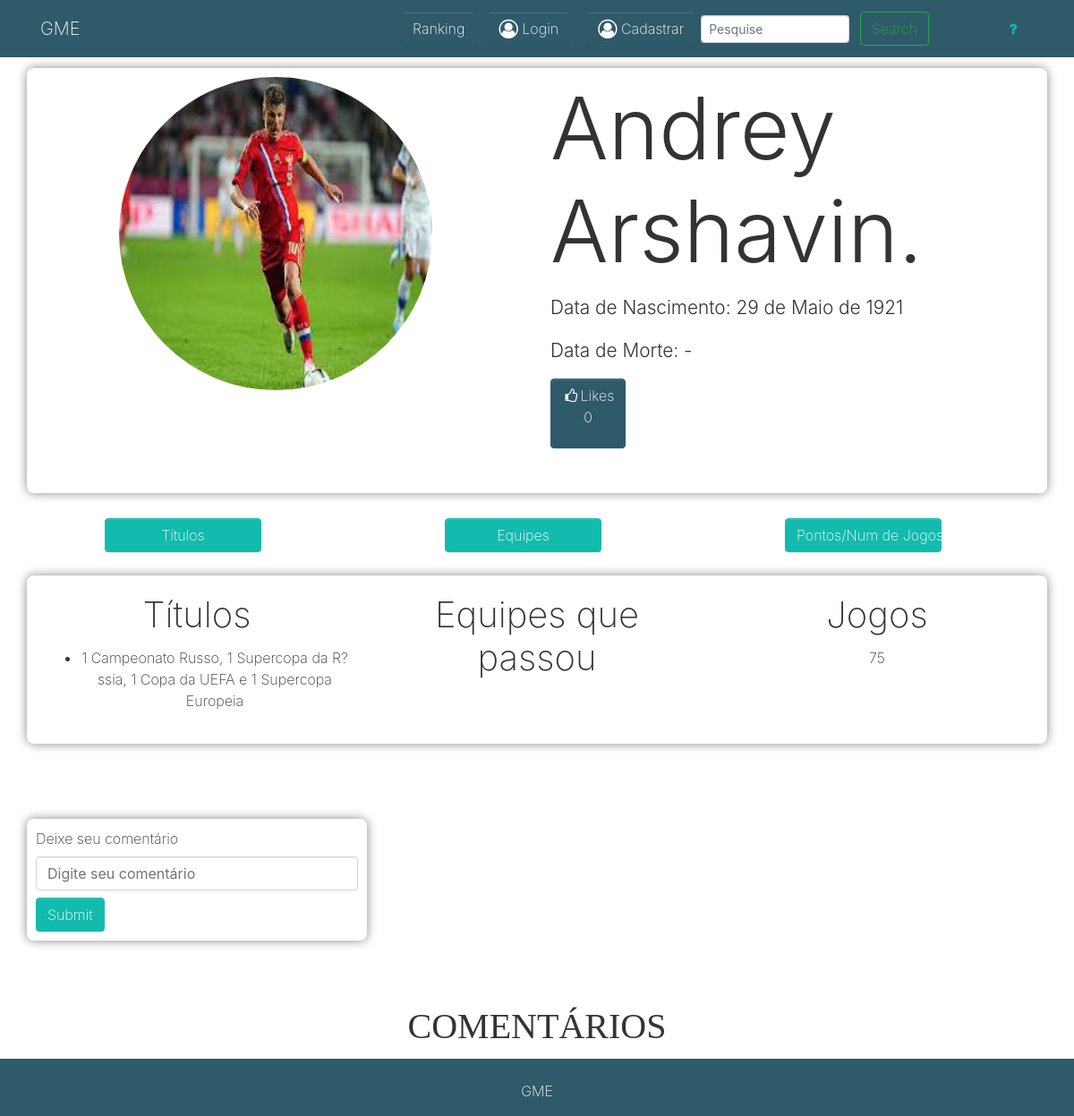
Before: /app/controller/CraqueController.php?rota=ver&id=3 with the older database file.
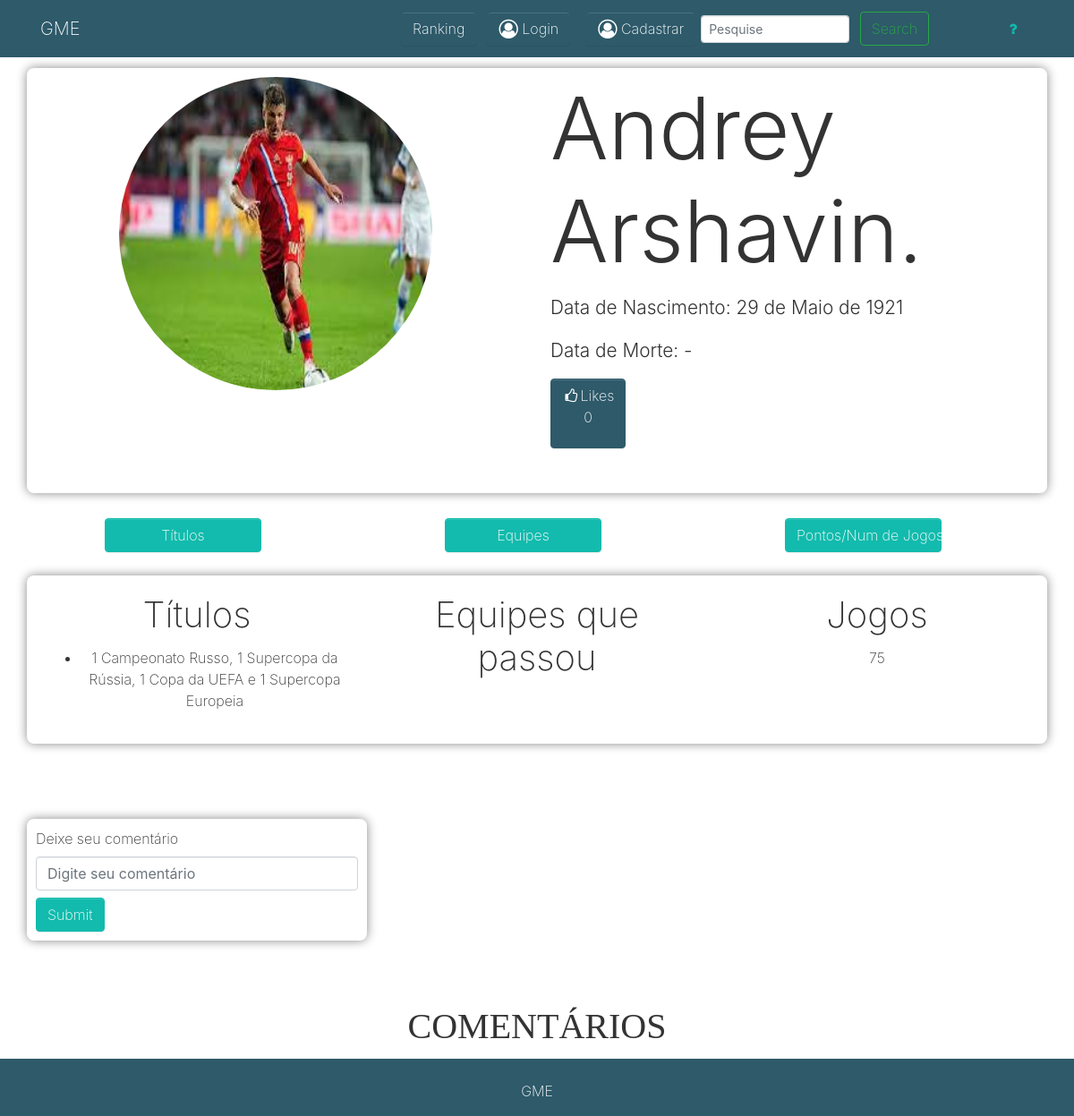
After: the same page with the newer database file.
### tables this page shows
CREATE TABLE `craques` (
  `id_craques` int(10) NOT NULL,
  `nome_craque` varchar(35) NOT NULL,
  `morte` varchar(50) DEFAULT NULL,
  `nascimento` varchar(50) DEFAULT NULL,
  `titulos` varchar(150) DEFAULT NULL,
  `numero_de_jogos` varchar(20) DEFAULT NULL,
  `icon_craque` varchar(1000) DEFAULT NULL,
  `qtd_curtir` int(11) NOT NULL
);

### app/database/Conexao.php (called while the page is built, shortened)
<?php
class Conexao
{
    public static function getConexao(){
        $conexao = new PDO("mysql:host=".self::HOST.";dbname=".self::NOMEBANCO.";charset=utf8", self::USUARIO, self::SENHA);
        return $conexao;
    }
}

### app/crud/CrudCraques.php (called while the page is built, shortened)
<?php
require_once __DIR__."/../database/Conexao.php";
require_once __DIR__ . "/../model/Craque.php";
class CrudCraques
{
    private $conexao;
    public function __construct()
    {
        $this->conexao = Conexao::getConexao();
    }
    public function getAtleta($id)
    {
        $sql = "SELECT * FROM craques WHERE id_craques ='{$id}'";
        $posicao = $this->conexao->query($sql)->fetch(PDO::FETCH_ASSOC);
        $craque = new Craque($posicao['id_craques'], $posicao['nome_craque'], $posicao['morte'], $posicao['nascimento'], $posicao['titulos'], $posicao['numero_de_jogos'], $posicao['icon_craque']);
        return $craque;
    }
    public function contadorCurtida(Craque $c){
        $sql = "SELECT COUNT(`id_craques`) AS qtd_curtir FROM `curtir_craques` WHERE id_craques = '{$c->getIdCraque()}'";
        $c = $this->conexao->query($sql)->fetch(PDO::FETCH_ASSOC);
        $qtd_c = $c["qtd_curtir"];
        return $qtd_c;
    }
}

### app/model/Craque.php (called while the page is built, shortened)
<?php
class Craque
{
    private $id_craque;
    private $nome_craque;
    private $morte;
    private $nascimento;
    private $titulos;
    private $numero_jogos;
    private $icon_craque;
    public function getIconCraque()
    {
        return $this->icon_craque;
    }
    public function setIconCraque($icon_craque){
        $this->icon_craque = $icon_craque;
    }
    public function getIdCraque()
    {
        return $this->id_craque;
    }
    public function setIdCraque($id_craque)
    {
        $this->id_craque = $id_craque;
    }
    public function getNomeCraque()
    {
        return $this->nome_craque;
    }
    public function setNomeCraque($nome_craque)
    {
        $this->nome_craque = $nome_craque;
    }
    public function getMorte()
    {
        return $this->morte;
    }
    public function setMorte($morte)
    {
        $this->morte = $morte;
    }
    public function getNascimento()
    {
        return $this->nascimento;
    }
    public function setNascimento($nascimento)
    {
        $this->nascimento = $nascimento;
    }
    public function getTitulos()
    {
        return $this->titulos;
    }
    public function setTitulos($titulos)
    {
        $this->titulos = $titulos;
    }
    public function getNumeroJogos()
    {
        return $this->numero_jogos;
    }
    public function setNumeroJogos($numero_jogos)
    {
        $this->numero_jogos = $numero_jogos;
    }
}

### app/view/atleta.php (the view, shortened to what this page needs)
<!DOCTYPE html>
<html>
<head>
  <link rel="stylesheet" href="https://cdnjs.cloudflare.com/ajax/libs/font-awesome/4.7.0/css/font-awesome.min.css" type="text/css">
  <link rel="stylesheet" href="../../assets/atleta.css" type="text/css">
</head>
<body>
<?php
if (isset($_SESSION["tipo"]) AND $_SESSION['tipo'] != '2') {
    require_once "navLoged.php";
} elseif (!isset($_SESSION["tipo"])) {
    require_once "navUnloged.php";
} elseif (isset($_SESSION) AND $_SESSION["tipo"] == '2') {
    require_once "navLogedAdmin.php";
}
?>
  <div class="py-2">
    <div class="container inico contentI">
      <div class="row linha">
        <div class="col-md-6">
          <img class="d-block rounded-circle mx-auto imagemPerfil img-fluid" style="width: 350px; height: 350px;" src="../../assets/images/<?= $craque->getIconCraque();?>"> </div>
        <div class="col-md-6">
          <h2 class="display-1 text-capitalize"><?= $craque->getNomeCraque(); ?></h2>
          <p class="lead">Data de Nascimento:&nbsp;<?= $craque->getNascimento(); ?></p>
          <p class="lead">Data de Morte: <?= $craque->getMorte(); ?></p>
            <?php if (isset($_SESSION) and isset($_SESSION['tipo'])){
                echo "<a id=\"like\" class=\"btn btn-secondary\" href=\"#\">
                <i class=\"fa fa-fw fa-thumbs-o-up\"></i>Likes <p id=\"numCurtidas\">$curtidas</p></a>";
            }elseif (!isset($_SESSION) or !isset($_SESSION['tipo'])){
                echo "<a id='numCurtidasD' class=\"btn btn-secondary\" href=\"#\">
                <i class=\"fa fa-fw fa-thumbs-o-up\"></i>Likes <p id='numCurtidas'>$curtidas</p></a>";
            }
            ?>
            <br>
        </div>
      </div>
    </div>
  </div>
  <div class="py-1 ">
    <div class="container">
      <div class="row contentB">
        <div class="col-md-4">
          <a class="btn btns btn-primary mx-5 w-50
" href="#titulos">Títulos</a>
        </div>
        <div class="col-md-4">
          <a class="btn btns btn-primary mx-5 w-50
" href="#equipes">Equipes</a>
        </div>
        <div class="col-md-4">
          <a class="btn btns btn-primary mx-5 w-50
" href="#pej">Pontos/Num de Jogos</a>
        </div>
      </div>
    </div>
  </div>
    <div class="container py-2">
      <div class="row contentI">
        <div class="col-md-4 conteudo">
          <a name="titulos">
            <h1 class="h1">Títulos</h1>
          </a>
          <ul class="p">
            <li><?= $craque->getTitulos() ?></li>
          </ul>
        </div>
        <div class="col-md-4 conteudo">
          <a name="equipes">
            <h1 class="h1">Equipes que passou</h1>
          </a>
        </div>
        <div class="col-md-4 conteudo">
          <a name="pej">
            <h1 class="h1">Jogos</h1>
          </a>
          <p class="p"><?= $craque->getNumeroJogos() ?></p>
        </div>
      </div>
    </div>
<div class="py-5">
    <div class="container">
        <div class="row">
            <div class="col-md-4 contentI contentC">
                <label>Deixe seu comentário</label>
                <input id="txt_comentario" type="text" class="form-control" placeholder="Digite seu comentário">
                <input type="submit" id="submit_comentario"  class="btn btn-primary">
            </div>
        </div>
    </div>
</div>
<div class="">
    <div class="container">
        <div class="row">
            <div class="col-md-4"></div>
            <div class="col-md-4">
                <h1 class="chamada_comentario">COMENTÁRIOS</h1>
            </div>
            <div class="col-md-4"></div>
        </div>
    </div>
</div>
</body>
</html>

### app/controller/CraqueController.php (shortened to what this page needs)
<?php
require_once __DIR__. "/../crud/CrudCraques.php";
$rota = $_GET['rota'];
if ($rota == 'ver'){
    $id = $_GET['id'];
    $c = new CrudCraques();
    $craque = $c->getAtleta($id);
    $curtidas = $c->contadorCurtida($craque);
    include_once "../view/atleta.php";
}

### app/view/navUnloged.php (shortened to what this page needs)
<nav class="navbar navbar-expand-md navbar-dark bg-secondary">
    <div class="container">
        <a class="navbar-brand" href="HomeController.php">GME</a>
        <div class="collapse navbar-collapse text-center justify-content-end" id="navbar2SupportedContent">
            <a class="btn navbar-btn ml-2 text-white btn-secondary" href="../controller/RankingController.php?rota=ranking"><i class="fa d-inline fa-lg"></i>Ranking</a>
            <a class="btn navbar-btn ml-2 text-white btn-secondary mx-1" href="UsuarioController.php?rota=logar"><i class="fa d-inline fa-lg fa-user-circle-o"></i>&nbsp;Login</a>
            <a class="btn navbar-btn ml-2 text-white btn-secondary" href="UsuarioController.php?rota=cadastrar"><i class="fa d-inline fa-lg fa-user-circle-o"></i>&nbsp;Cadastrar</a>
            <form method="post" action="../controller/UsuarioController.php?rota=pesquisa" class="form-inline my-2 my-lg-0"> <input class="form-control mr-sm-2 form-control-sm w-50 mx-1" type="text" name="termo" placeholder="Pesquise"> <button class="btn my-2 my-sm-0 btn-outline-success" type="submit">Search</button> </form>
            <a class="btn btn-default navbar-btn" href="../controller/UsuarioController.php?rota=about">
                <i class="fa fa-question fa-fw"></i>
            </a>
        </div>
    </div>
</nav>

### app/view/atleta.php (style rules this page uses)
.chamada_comentario { font-family: cursive; }
.conteudo { padding: 10px 20px 10px 20px; }
.contentI { box-shadow: 0px 0px 12px #888888; padding: 10px 0 10px 0 ; border-radius: 0.5em; }
.contentB { padding: 0.6em 0 0.5em 0; margin-bottom: 0; }
.h1 { text-align: center; }
h1 { text-align: center; }
.p { text-align: center; }
#txt_comentario { margin-bottom: 0.5em; }
.contentC { padding: 10px 10px 10px 10px; }
.btns { margin-top: 0.05em; }

Changed rows visible on the page:
changed craques "Andrey Arshavin.": titulos "1 Campeonato Russo, 1 Supercopa da R?ssia, 1 Copa da UEFA e 1 Supercopa Europeia" → "1 Campeonato Russo, 1 Supercopa da Rússia, 1 Copa da UEFA e 1 Supercopa Europeia"
